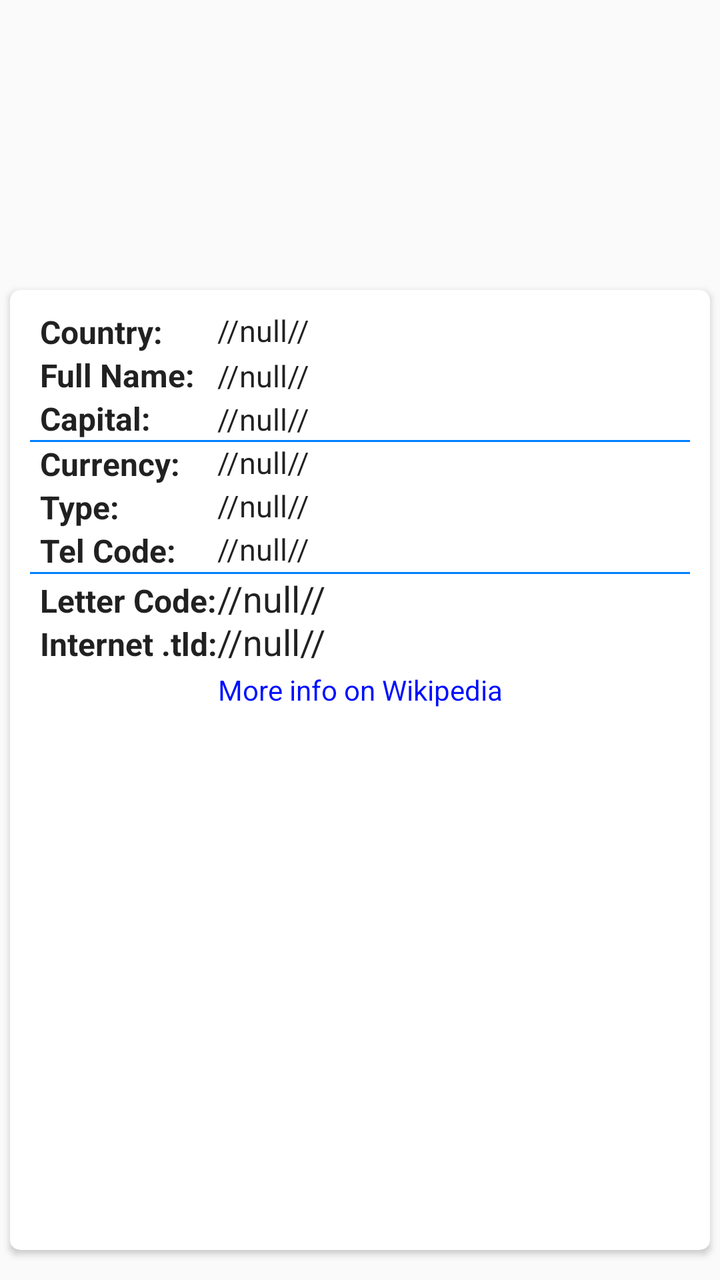
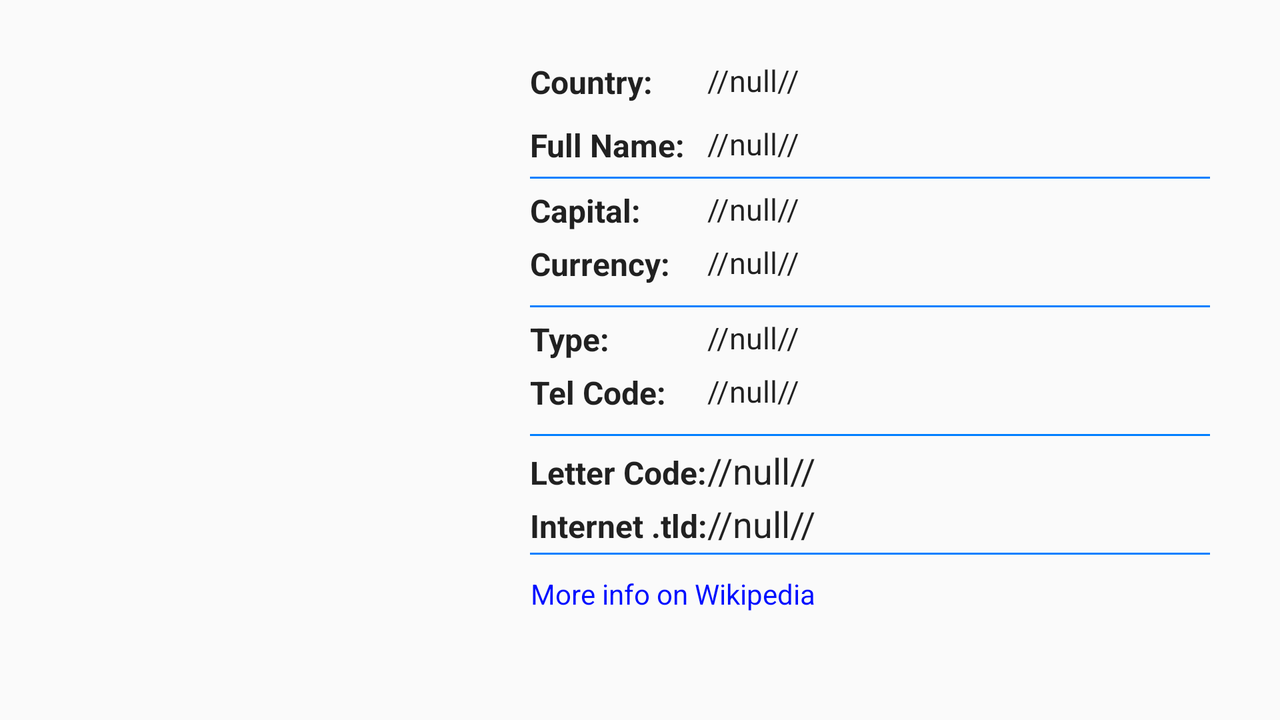

One screen, two layout resources from the same app: the default and the repository's alternative for another configuration. Each is rendered where Android would select it; the XML of both is given below.
<!-- AndroidManifest.xml: application theme AppTheme -->
<!-- res/layout/country_details_layout.xml -->
<?xml version="1.0" encoding="utf-8"?>
<LinearLayout xmlns:android="http://schemas.android.com/apk/res/android"
    xmlns:tools="http://schemas.android.com/tools"
    android:layout_width="match_parent"
    android:layout_height="match_parent"
    android:orientation="vertical"
    tools:context=".CountryDetailsActivity">



     <ImageView


         android:layout_width="300dp"
         android:layout_height="140dp"
         android:id="@+id/country_iv"
         android:layout_gravity="center_horizontal"
         android:paddingLeft="35dp"
         android:paddingRight="35dp"
         />

    <android.support.v7.widget.CardView
        xmlns:card_view="http://schemas.android.com/apk/res-auto"
        android:id="@+id/card_view"
        android:layout_gravity="center"
        android:layout_width="match_parent"
        android:layout_height="0dp"
        card_view:cardCornerRadius="5dp"
        android:layout_weight="1"

        android:layout_marginTop="5dp"
        android:layout_marginLeft="5dp"
        android:layout_marginRight="5dp"
        android:layout_marginBottom="15dp">
        <ScrollView
            android:layout_width="match_parent"
            android:layout_height="wrap_content"
            android:id="@+id/scrollView"
            android:padding="10dp">
            <TableLayout
                android:layout_width="match_parent"
                android:layout_height="wrap_content"
                android:background="@android:color/transparent"
                android:stretchColumns="true"
                >
                <TableRow
                    android:layout_width="match_parent"
                    android:layout_height="wrap_content"
                    android:layout_weight="1"
                    android:layout_marginLeft="5dp"
                    >
                    <TextView
                        android:id="@+id/country_label_tv"
                        android:text="@string/country_label_tv"
                        style="@style/LabelStyle" />

                    <TextView
                        style="@style/DetailStyle"
                        android:text="@string/country_name_tv"
                        android:id="@+id/country_tv"
                        android:layout_above="@+id/formal_name_tv"
                        android:layout_alignParentRight="true"
                        android:layout_alignParentEnd="true"
                        android:inputType="textMultiLine"
                        />




                </TableRow>
                <TableRow
                    android:layout_width="match_parent"
                    android:layout_height="match_parent"
                    android:layout_weight="1"
                    android:layout_marginLeft="5dp"
                    android:layout_marginBottom="0dp">
                    <TextView
                        style="@style/LabelStyle"
                        android:id="@+id/formal_name_label_tv"
                        android:text="@string/formal_name_label_tv"
                        />
                    <TextView
                        style="@style/DetailStyle"
                        android:text="@string/country_name_tv"
                        android:id="@+id/formal_name_tv"
                        android:layout_weight="1"
                        android:layout_width="match_parent"
                        android:layout_height="wrap_content" />


                </TableRow>

                <TableRow
                    android:layout_width="match_parent"
                    android:layout_height="wrap_content"
                    android:layout_weight="1"
                    android:layout_marginLeft="5dp"
                    android:layout_marginBottom="0dp">
                    <TextView
                        android:id="@+id/capital_label_tv"
                        style="@style/LabelStyle"
                        android:text="@string/capital_label_tv"

                        />

                    <TextView
                        style="@style/DetailStyle"
                        android:text="//null//"
                        android:id="@+id/capital_tv"
                        android:layout_width="match_parent"
                        android:layout_height="wrap_content"
                        android:maxLines="2"/>

                    </TableRow>
                <include
                    android:layout_width="wrap_content"
                    android:layout_height="1.0dp"
                    android:layout_weight="0"
                    layout="@layout/separator" />
                <TableRow
                    android:layout_width="match_parent"
                    android:layout_height="wrap_content"
                    android:layout_weight="1"
                    android:layout_marginLeft="5dp"
                    android:layout_marginBottom="0dp">
                    <TextView
                        android:id="@+id/currency_label_tv"
                        style="@style/LabelStyle"
                        android:text="@string/currency_label_tv"
                        android:textStyle="bold"
                        android:layout_below="@id/capital_label_tv"
                        android:layout_alignParentLeft="true"
                        android:layout_alignParentStart="true" />

                    <TextView
                        style="@style/DetailStyle"
                        android:text="//null//"
                        android:id="@+id/currency_tv"
                        android:layout_alignParentBottom="true"
                        android:layout_alignLeft="@+id/capital_tv"
                        android:layout_alignStart="@+id/capital_tv" />
                </TableRow>


                <TableRow
                    android:layout_width="match_parent"
                    android:layout_height="wrap_content"
                    android:layout_weight="1"
                    android:layout_marginLeft="5dp">
                    <TextView
                        android:id="@+id/type_label_tv"
                        android:text="@string/type_label_tv"
                        style="@style/LabelStyle"
                         />

                    <TextView
                        android:text="//null//"
                        android:id="@+id/type_tv"
                        style="@style/DetailStyle"
                         />
                </TableRow>
                <TableRow
                    android:layout_width="match_parent"
                    android:layout_height="wrap_content"
                    android:layout_weight="1"
                    android:layout_marginLeft="5dp">
                    <TextView
                        android:id="@+id/tel_code_label_tv"
                        android:text="@string/tel_code_label_tv"
                        style="@style/LabelStyle"
                        />

                    <TextView
                        android:text="//null//"
                        android:id="@+id/tel_code_tv"
                        style="@style/DetailStyle"
                        />
                </TableRow>
                <include
                    android:layout_width="wrap_content"
                    android:layout_height="1.0dp"
                    android:layout_weight="0"
                    layout="@layout/separator" />

                <TableRow
                    android:layout_width="match_parent"
                    android:layout_height="wrap_content"
                    android:layout_weight="1"
                    android:divider="@color/azure"
                    android:layout_marginLeft="5dp">
                    <TextView
                        android:id="@+id/letter_code_label_tv"
                        style="@style/LabelStyle"
                        android:text="@string/letter_code_label_tv"/>

                    <TextView
                        style="@style/DetailStyle"
                        android:text="//null//"
                        android:id="@+id/letter_code_tv"
                        android:textSize="18sp"
                        />
                </TableRow>
                <TableRow
                    android:layout_width="match_parent"
                    android:layout_height="wrap_content"
                    android:layout_weight="1"
                    android:divider="@color/azure"
                    android:layout_marginLeft="5dp"
                    android:layout_marginBottom="5dp">
                    <TextView
                        android:id="@+id/internet_code_label_tv"
                        style="@style/LabelStyle"
                        android:text="@string/internet_code_label_tv"/>

                    <TextView
                        style="@style/DetailStyle"
                        android:text="//null//"
                        android:id="@+id/internet_code_tv"
                        android:textSize="18sp"
                        />
                </TableRow>

                <TableRow
                    android:layout_width="match_parent"
                    android:layout_height="wrap_content"
                    android:layout_weight="0"
                    android:layout_margin="0dp">
                    <TextView
                        android:id="@+id/wiki_tv"
                        android:layout_width="match_parent"
                        android:layout_height="wrap_content"
                        android:text="@string/wiki"
                        android:textColor="#000FFF"
                        android:gravity="center_horizontal"
                        android:layout_marginBottom="5dp"
                        android:layout_span="2"
                        android:layout_gravity="center_horizontal"
                        android:layout_weight="1"
                        android:inputType="none"
                        android:background="?android:attr/selectableItemBackground"/>
                    </TableRow>



            </TableLayout>

        </ScrollView>
    </android.support.v7.widget.CardView>

</LinearLayout>
<!-- res/layout/separator.xml (included above) -->
<?xml version="1.0" encoding="utf-8"?>
<TextView xmlns:android="http://schemas.android.com/apk/res/android" android:layout_width="match_parent"
    android:layout_height="1dp"
    android:background="@color/azure"

    >
</TextView>
<!-- resources referenced by this layout -->
<resources>
  <color name="azure">#007FFF</color>
  <string name="capital_label_tv">Capital: </string>
  <string name="country_label_tv">Country: </string>
  <string name="country_name_tv">//null//</string>
  <string name="currency_label_tv">Currency: </string>
  <string name="formal_name_label_tv">Full Name: </string>
  <string name="internet_code_label_tv">Internet .tld: </string>
  <string name="letter_code_label_tv">Letter Code:</string>
  <string name="tel_code_label_tv">Tel Code:</string>
  <string name="type_label_tv">Type:</string>
  <string name="wiki">More info on Wikipedia</string>
  <style name="DetailStyle" parent="AppTheme">
          <item name="android:textSize">15sp</item>
          <item name="android:layout_height">match_parent</item>
          <item name="android:layout_width">wrap_content</item>
          <item name="android:resizeable">true</item>
      </style>
  <style name="LabelStyle" parent="AppTheme">
          <item name="android:textSize">16sp</item>
          <item name="android:textStyle">bold</item>
          <item name="android:layout_height">wrap_content</item>
          <item name="android:layout_width">wrap_content</item>
      </style>
  <style name="AppTheme" parent="Theme.AppCompat.Light.DarkActionBar">
  
          
      </style>
</resources>
<!-- res/layout-land/country_details_layout.xml (the repository's variant of the layout above) -->
<!-- drawn on the phone turned sideways -->
<?xml version="1.0" encoding="utf-8"?>
<LinearLayout xmlns:android="http://schemas.android.com/apk/res/android"
    android:orientation="horizontal" android:layout_width="match_parent"
    android:layout_height="match_parent">


            <ImageView android:layout_height="160dp"
                android:layout_margin="5dp"
                android:layout_width="240dp"
                android:id="@id/country_iv"
                android:layout_span="2"
                android:elevation="5dp"
                android:layout_gravity="center" />



    <ScrollView
        android:layout_width="wrap_content"
        android:layout_height="match_parent"
        android:paddingRight="20dp"
        android:layout_weight="1"
        android:layout_marginTop="10dp"
        android:layout_marginBottom="10dp">
    <TableLayout
        android:layout_width="match_parent"
        android:layout_height="match_parent"
        android:background="@android:color/transparent"
        android:layout_margin="5dp"
        android:padding="10dp"
        >
        <TableRow
            android:layout_width="wrap_content"
            android:layout_height="match_parent"
            android:layout_weight="1"
            android:layout_marginTop="5dp"
            android:layout_marginBottom="5dp">
            <TextView
                android:id="@+id/country_label_tv"
                android:text="@string/country_label_tv"
                style="@style/LabelStyle" />

            <TextView
                style="@style/DetailStyle"
                android:text="@string/country_name_tv"
                android:id="@+id/country_tv"
                android:layout_above="@+id/formal_name_tv"
                android:layout_alignParentRight="true"
                android:layout_alignParentEnd="true"
                android:inputType="textMultiLine"
                />




        </TableRow>
        <TableRow
            android:layout_width="wrap_content"
            android:layout_height="wrap_content"
            android:layout_weight="1"
            android:layout_marginTop="5dp"
            >
            <TextView
                style="@style/LabelStyle"
                android:id="@+id/formal_name_label_tv"
                android:text="@string/formal_name_label_tv"
                android:layout_weight="0"
                />
            <TextView
                style="@style/DetailStyle"
                android:text="@string/country_name_tv"
                android:id="@+id/formal_name_tv"
                android:layout_weight="1"
                android:inputType="textMultiLine"
                />


        </TableRow>


        <include
            android:layout_width="match_parent"
            android:layout_height="1.0dp"
            android:layout_marginTop="5dp"
            android:layout_marginBottom="5dp"
            android:layout_weight="0"
            layout="@layout/separator" />

        <TableRow
            android:layout_width="wrap_content"
            android:layout_height="wrap_content"
            android:layout_weight="1"
            android:layout_marginBottom="5dp">
            <TextView
                android:id="@+id/capital_label_tv"
                style="@style/LabelStyle"
                android:text="@string/capital_label_tv"

                />

            <TextView
                style="@style/DetailStyle"
                android:text="//null//"
                android:inputType="textMultiLine"
                android:id="@+id/capital_tv"
                android:layout_weight="0"
                />

        </TableRow>
        <TableRow
            android:layout_width="wrap_content"
            android:layout_height="match_parent"
            android:layout_weight="1"
            android:layout_marginBottom="5dp">
            <TextView
                android:id="@+id/currency_label_tv"
                style="@style/LabelStyle"
                android:text="@string/currency_label_tv"
                android:textStyle="bold"
                android:layout_below="@id/capital_label_tv"
                android:layout_alignParentLeft="true"
                android:layout_alignParentStart="true" />

            <TextView
                style="@style/DetailStyle"
                android:text="//null//"
                android:id="@+id/currency_tv"
                android:layout_alignParentBottom="true"
                android:layout_alignLeft="@+id/capital_tv"
                android:layout_alignStart="@+id/capital_tv" />
        </TableRow>

        <include
            android:layout_width="wrap_content"
            android:layout_height="1.0dp"
            android:layout_marginTop="5dp"
            android:layout_marginBottom="5dp"
            android:layout_weight="0"
            layout="@layout/separator" />
        <TableRow
            android:layout_width="wrap_content"
            android:layout_height="match_parent"
            android:layout_weight="1"
            android:layout_marginBottom="5dp">
            <TextView
                android:id="@+id/type_label_tv"
                android:text="@string/type_label_tv"
                style="@style/LabelStyle"
                />

            <TextView
                android:text="//null//"
                android:id="@+id/type_tv"
                style="@style/DetailStyle"
                />
        </TableRow>
        <TableRow
            android:layout_width="wrap_content"
            android:layout_height="match_parent"
            android:layout_weight="1"
            android:layout_marginBottom="5dp">
            <TextView
                android:id="@+id/tel_code_label_tv"
                android:text="@string/tel_code_label_tv"
                style="@style/LabelStyle"
                />

            <TextView
                android:text="//null//"
                android:id="@+id/tel_code_tv"
                style="@style/DetailStyle"
                />
        </TableRow>
        <include
            android:layout_width="match_parent"
            android:layout_height="1.0dp"
            android:layout_marginTop="5dp"
            android:layout_marginBottom="5dp"
            android:layout_weight="0"
            layout="@layout/separator" />

        <TableRow
            android:layout_width="wrap_content"
            android:layout_height="match_parent"
            android:layout_weight="1"
            android:divider="@color/azure"
            android:layout_marginBottom="5dp">
            <TextView
                android:id="@+id/letter_code_label_tv"
                style="@style/LabelStyle"
                android:text="@string/letter_code_label_tv"/>

            <TextView
                style="@style/DetailStyle"
                android:text="//null//"
                android:id="@+id/letter_code_tv"
                android:textSize="18sp"
                />
        </TableRow>
        <TableRow
            android:layout_width="match_parent"
            android:layout_height="wrap_content"
            android:layout_weight="1"
            android:divider="@color/azure"
            android:layout_marginBottom="5dp">
            <TextView
                android:id="@+id/internet_code_label_tv"
                style="@style/LabelStyle"
                android:text="@string/internet_code_label_tv"/>

            <TextView
                style="@style/DetailStyle"
                android:text="//null//"
                android:id="@+id/internet_code_tv"
                android:textSize="18sp"
                />
        </TableRow>
        <include
            android:layout_width="match_parent"
            android:layout_height="1.0dp"
            android:layout_weight="0"
            layout="@layout/separator" />
        <TableRow
            android:layout_width="match_parent"
            android:layout_height="wrap_content"
            android:layout_weight="1"
            android:divider="@color/azure"
            android:layout_marginBottom="5dp">

            <TextView
                android:id="@id/wiki_tv"
                android:layout_width="match_parent"
                android:layout_height="wrap_content"
                android:layout_marginTop="10dp"
                android:text="@string/wiki"
                android:textColor="#000FFF"
                android:gravity="center_horizontal"
                android:layout_span="2"/>
        </TableRow>

    </TableLayout>



    </ScrollView>

</LinearLayout>
